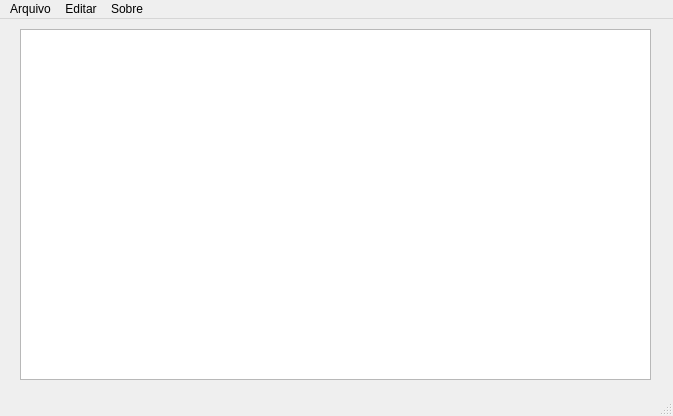
<?xml version="1.0" encoding="UTF-8"?>
<ui version="4.0">
 <class>MainWindow</class>
 <widget class="QMainWindow" name="MainWindow">
  <property name="geometry">
   <rect>
    <x>0</x>
    <y>0</y>
    <width>673</width>
    <height>416</height>
   </rect>
  </property>
  <property name="windowTitle">
   <string>MainWindow</string>
  </property>
  <widget class="QWidget" name="centralwidget">
   <widget class="QTextEdit" name="textEdit">
    <property name="geometry">
     <rect>
      <x>20</x>
      <y>10</y>
      <width>631</width>
      <height>351</height>
     </rect>
    </property>
   </widget>
  </widget>
  <widget class="QMenuBar" name="menubar">
   <property name="geometry">
    <rect>
     <x>0</x>
     <y>0</y>
     <width>673</width>
     <height>22</height>
    </rect>
   </property>
   <widget class="QMenu" name="menuArquivo">
    <property name="title">
     <string>Arquivo</string>
    </property>
    <addaction name="actionNovo"/>
    <addaction name="actionAbrir"/>
    <addaction name="separator"/>
    <addaction name="actionSalvar"/>
    <addaction name="actionSalvar_Como"/>
    <addaction name="separator"/>
    <addaction name="actionFechar"/>
   </widget>
   <widget class="QMenu" name="menuEditar">
    <property name="title">
     <string>Editar</string>
    </property>
    <addaction name="actionDesfazer"/>
    <addaction name="actionRefazer"/>
    <addaction name="separator"/>
    <addaction name="actionCopiar"/>
    <addaction name="actionRecortar"/>
    <addaction name="actionColar"/>
   </widget>
   <widget class="QMenu" name="menuSobre">
    <property name="title">
     <string>Sobre</string>
    </property>
    <addaction name="actionCFB_Cursos"/>
   </widget>
   <addaction name="menuArquivo"/>
   <addaction name="menuEditar"/>
   <addaction name="menuSobre"/>
  </widget>
  <widget class="QStatusBar" name="statusbar"/>
  <action name="actionNovo">
   <property name="icon">
    <iconset resource="ArquivoDeRecursos.qrc">
     <normaloff>:/icones/icones/novo.png</normaloff>:/icones/icones/novo.png</iconset>
   </property>
   <property name="text">
    <string>Novo</string>
   </property>
  </action>
  <action name="actionAbrir">
   <property name="icon">
    <iconset resource="ArquivoDeRecursos.qrc">
     <normaloff>:/icones/icones/abrir.png</normaloff>:/icones/icones/abrir.png</iconset>
   </property>
   <property name="text">
    <string>Abrir</string>
   </property>
  </action>
  <action name="actionSalvar">
   <property name="icon">
    <iconset resource="ArquivoDeRecursos.qrc">
     <normaloff>:/icones/icones/salvar.png</normaloff>:/icones/icones/salvar.png</iconset>
   </property>
   <property name="text">
    <string>Salvar</string>
   </property>
  </action>
  <action name="actionSalvar_Como">
   <property name="icon">
    <iconset resource="ArquivoDeRecursos.qrc">
     <normaloff>:/icones/icones/salvar.png</normaloff>:/icones/icones/salvar.png</iconset>
   </property>
   <property name="text">
    <string>Salvar Como</string>
   </property>
  </action>
  <action name="actionFechar">
   <property name="icon">
    <iconset resource="ArquivoDeRecursos.qrc">
     <normaloff>:/icones/icones/fechar.png</normaloff>:/icones/icones/fechar.png</iconset>
   </property>
   <property name="text">
    <string>Fechar</string>
   </property>
  </action>
  <action name="actionCopiar">
   <property name="icon">
    <iconset resource="ArquivoDeRecursos.qrc">
     <normaloff>:/icones/icones/copiar.png</normaloff>:/icones/icones/copiar.png</iconset>
   </property>
   <property name="text">
    <string>Copiar</string>
   </property>
  </action>
  <action name="actionRecortar">
   <property name="icon">
    <iconset resource="ArquivoDeRecursos.qrc">
     <normaloff>:/icones/icones/recortar.png</normaloff>:/icones/icones/recortar.png</iconset>
   </property>
   <property name="text">
    <string>Recortar</string>
   </property>
  </action>
  <action name="actionColar">
   <property name="icon">
    <iconset resource="ArquivoDeRecursos.qrc">
     <normaloff>:/icones/icones/colar.png</normaloff>:/icones/icones/colar.png</iconset>
   </property>
   <property name="text">
    <string>Colar</string>
   </property>
  </action>
  <action name="actionDesfazer">
   <property name="icon">
    <iconset resource="ArquivoDeRecursos.qrc">
     <normaloff>:/icones/icones/desfazer.png</normaloff>:/icones/icones/desfazer.png</iconset>
   </property>
   <property name="text">
    <string>Desfazer</string>
   </property>
  </action>
  <action name="actionRefazer">
   <property name="icon">
    <iconset resource="ArquivoDeRecursos.qrc">
     <normaloff>:/icones/icones/refazer.png</normaloff>:/icones/icones/refazer.png</iconset>
   </property>
   <property name="text">
    <string>Refazer</string>
   </property>
  </action>
  <action name="actionCFB_Cursos">
   <property name="icon">
    <iconset resource="ArquivoDeRecursos.qrc">
     <normaloff>:/icones/icones/sobre.png</normaloff>:/icones/icones/sobre.png</iconset>
   </property>
   <property name="text">
    <string>CFB Cursos</string>
   </property>
  </action>
 </widget>
 <resources>
  <include location="ArquivoDeRecursos.qrc"/>
 </resources>
 <connections/>
</ui>
